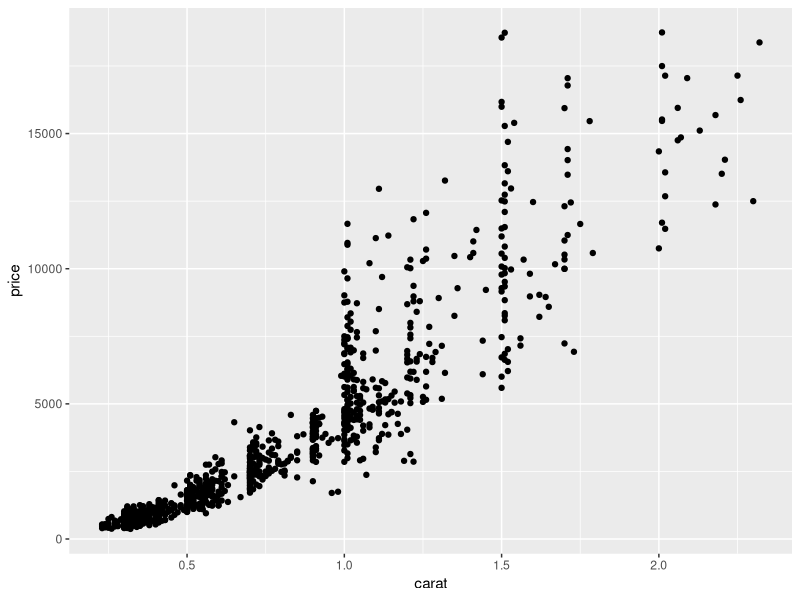
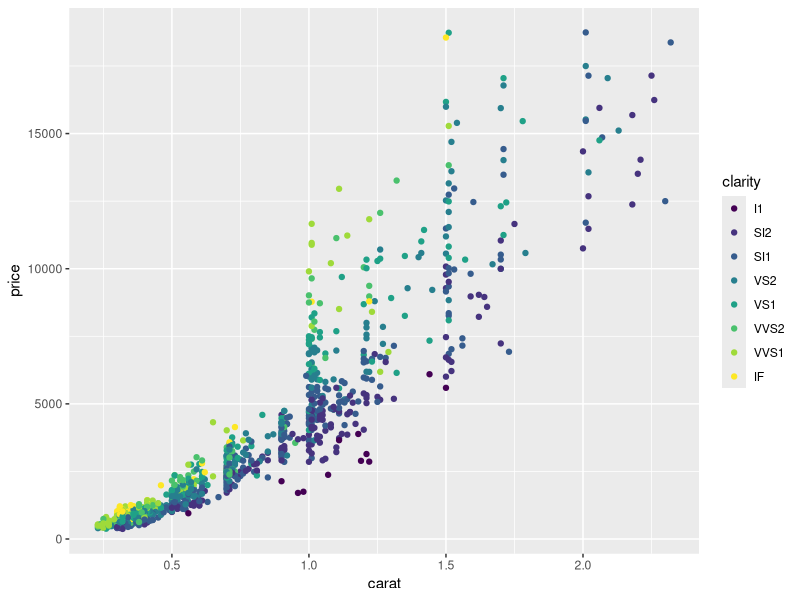
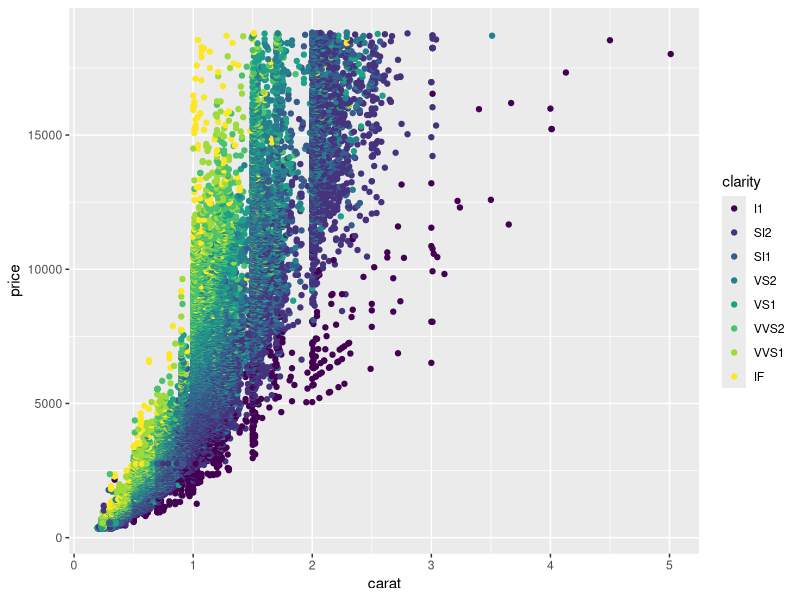
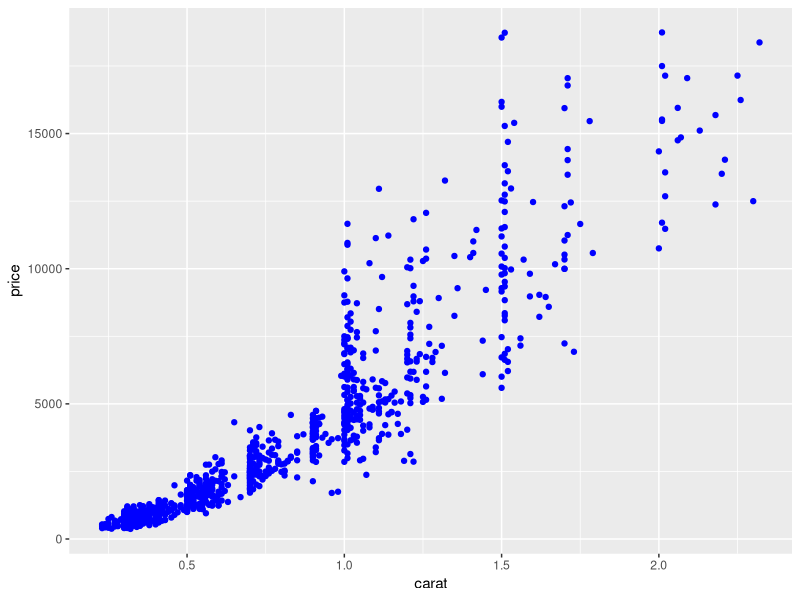
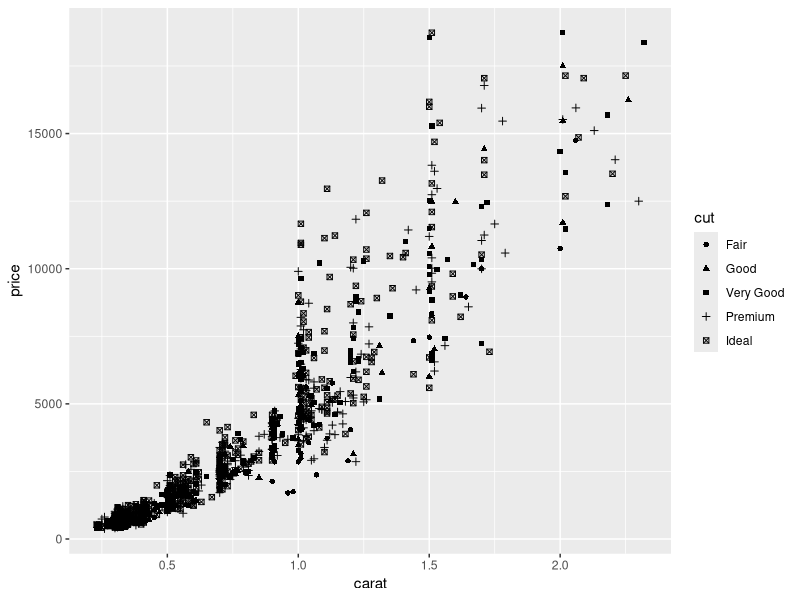
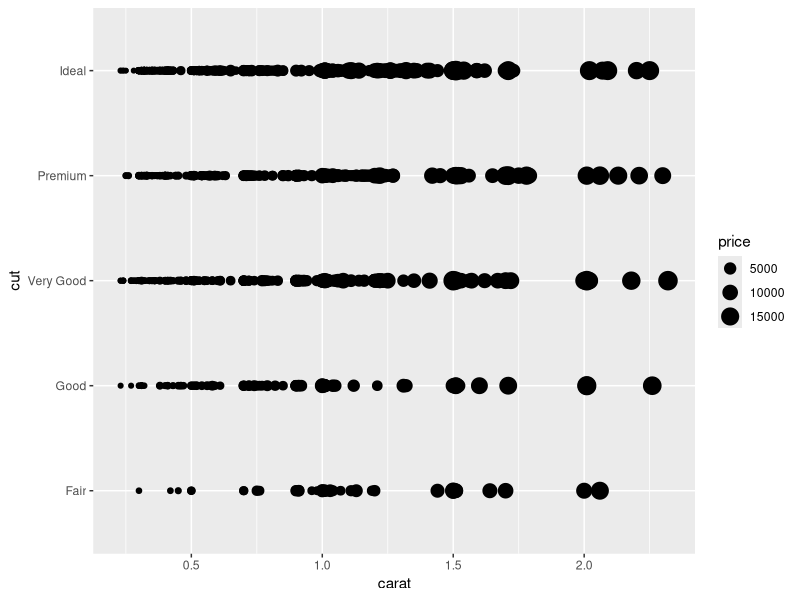
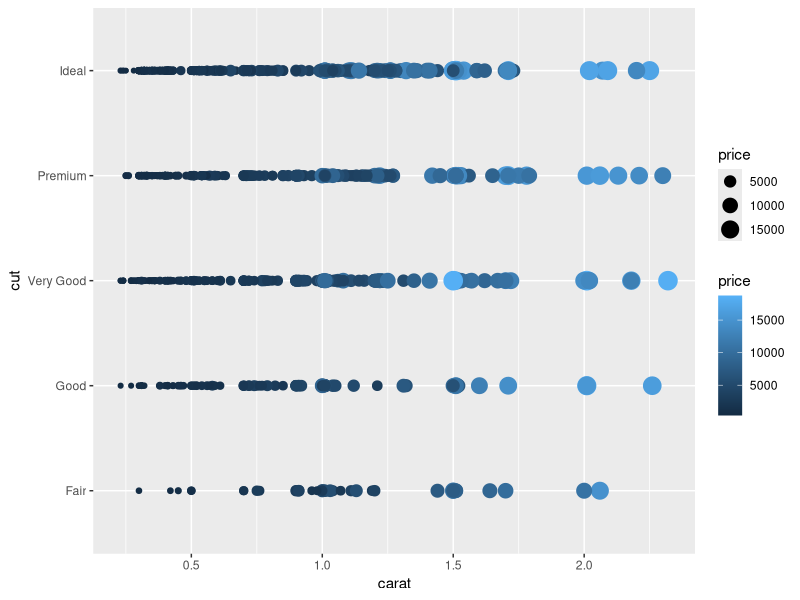
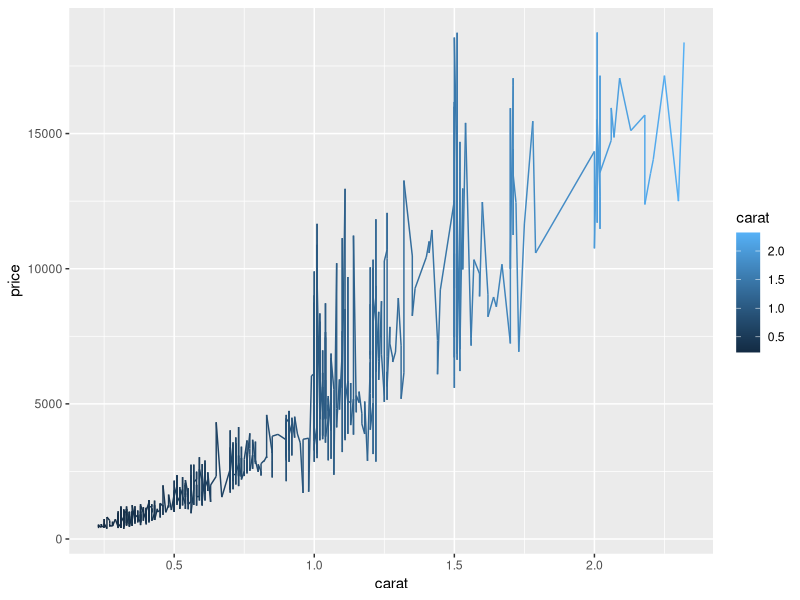

Reproduce these figures in R, in order.
# Exercise 1: ggplot2 basics

# Install and load `ggplot2`
# You will also want to load `dplyr`
library(ggplot2)
library(dplyr)

# For this exercise you'll be working with the `diamonds` data set included in the ggplot2 library
# Use `?diamonds` to get more information about this data set (including the column descriptions
# Also check the _column names_ and the _number of rows_ in the data set
?diamonds
nrow(diamonds)
colnames(diamonds)
View(diamonds)
# This data set has a lot of rows. To make things a bit more readable,
# use dplyr's `sample_n()` function to get a random 1000 rows from the data set
# Store this sample in a variable `diamonds.sample`
diamonds.sample <- sample_n(diamonds, 1000)
# Start by making a new `ggplot` with the `diamonds.sample` as the data (no geometry yet)
# What do you see?

plot <- ggplot(data = diamonds.sample) # Just an empty space which can be plotted on.

# Draw a scatter plot (with point geometry) with for the `diamonds.sample` set,
# with the `carat` mapped to the x-position and `price` mapped to the y-position.

plot + geom_point(mapping = aes(x = carat, y = price))

# Draw the same plot as above, but color each of the points based on their clarity.
plot + geom_point(mapping = aes(x = carat, y = price, color = clarity))

# Draw the same plot as above, but for the entire `diamonds` data set. Note this may take
# a few seconds to generate.
ggplot(data = diamonds) +
  geom_point(mapping = aes(x = carat, y = price, color = clarity))

# Draw another scatter plot for `diamonds.sample` of price (y) by carat (x),
# but with all of the dots colored "blue".
# Hint: you'll need to set the color channel, not map a value to it!
ggplot(data = diamonds.sample) +
  geom_point(mapping = aes(x = carat, y = price), color = "blue")

# Draw a scatter plot for `diamonds.sample` of `price` by `carat`, where each
# point has an aesthetic _shape_ based on the diamond's `cut`.
plot +
  geom_point(mapping = aes(x = carat, y = price, shape = cut))

# Draw a scatter plot for `diamonds.sample` of *`cut`* by `carat`, where each
# point has an aesthetic _size_ based on the diamond's *`price`*
plot +
  geom_point(mapping = aes(x = carat, y = cut, size = price))
  

# Try coloring the above plot based on the diamond's price!
plot +
  geom_point(mapping = aes(x = carat, y = cut, size = price, color = price))

# Draw a line plot (with line geometry) for `diamonds.sample`. The x-position should be mapped to
# carat, y-position to price, and color to carat.
plot +
  geom_line(mapping = aes(x = carat, y = price, color = carat))

# That's kind of messy. Try using `smooth` geometry instead.
plot +
  geom_smooth(mapping = aes(x = carat, y = price, color = carat))

# Draw a plot with bar geometry (a bar chart), mapping the diamond's `cut` to the x-axis


# Add an aesthetic property that will _fill_ each bar geometry based on the `clarity` of the diamonds
# What kind of chart do you get?


# Draw a histogram of diamond prices.
# Try mapping each bar based on clarity as well!


# (For a more traditional "bell-curve", make a histogram of diamond `depths`)

# Draw a plot of the `diamonds.sample` data (price by carat), with both points for each
# diamond AND smoothed lines for each cut (hint: in a separate color)
# Making the points have some `alpha` transparency will make the plot look nicer

# multiple geoms (point & smooth)


## Bonus
# Draw a bar chart of average diamond prices by clarity, and include "error bars" marking
# the standard error of each measurement.
#
# You can calculate standard error as the _standard deviation_ divided by the square root
# of the number of measurements (prices)

# Start by creating a data frame `diamond.summary` that includes summarized data for each clarity group.
# Your summary data shuld include the mean price and the standard error of the price.


# Then draw the plot. The error bars should stretch from the mean-error to the mean+error.
